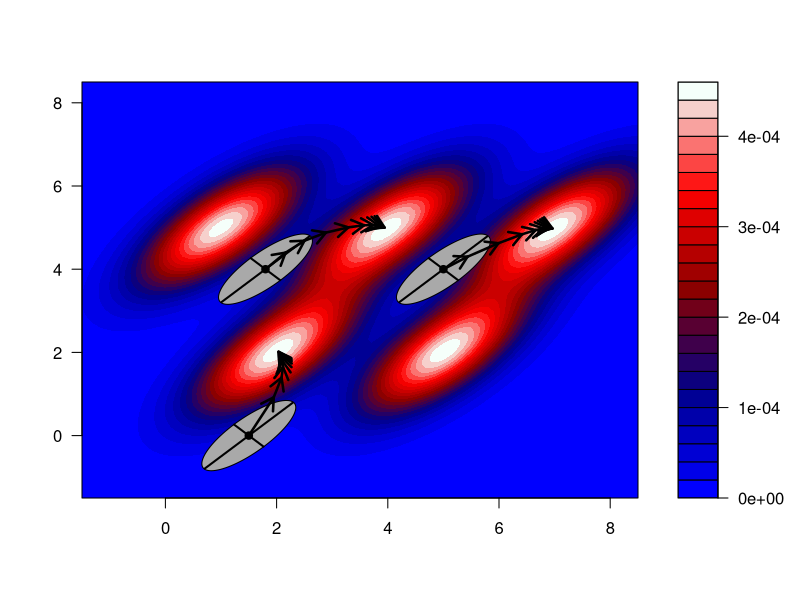

Generate this figure with R:
library(lattice)
library(mvtnorm)
library(numDeriv)
library(ellipse)
library(grDevices)

w_cov = matrix(c(1, 0.7, 0.7, 1), ncol = 2)
G = matrix(c(1, 0.8, 0.8, 1)/2, ncol = 2)
cov2cor(G)
W_bar = function(x) {
    log(
    dmvnorm(x, mean = c(4, 5), sigma = w_cov) + 
    dmvnorm(x, mean = c(1, 5), sigma = w_cov) + 
    dmvnorm(x, mean = c(2, 2), sigma = w_cov) + 
    dmvnorm(x, mean = c(7, 5), sigma = w_cov) + 
    dmvnorm(x, mean = c(5, 2), sigma = w_cov))
}
step = 0.1
x <- seq(-1.5, 8.5, step) ## valores para mu
y <- seq(-1.5, 8.5, step)
X <- as.matrix( expand.grid(x, y))
colnames(X) <- c("mu","var")
Z <- vector()
for(i in 1:nrow(X)){
  Z[i] <- W_bar(c(X[i,1], X[i,2]))
}
Z = exp(Z - log(sum(exp(Z))))
b <- matrix(Z, length(x))

grad = grad(W_bar, c(5, 5)) 
gen = 10
es = eigen(cov2cor(G))$values
v1 = sqrt(es[1])/1.2 * eigen(cov2cor(G))$vectors[,1]
v2 = sqrt(es[2])/1.2 * eigen(cov2cor(G))$vectors[,2]

mypallete = colorRampPalette(c('blue','darkblue', 'darkred','red',  'Mintcream'))
png("multipeaklandscape.png", width = 1000, height = 900)
filled.contour(x, y, z = b, color.palette = mypallete,
               plot.axes = { 
                 axis(1); 
                 axis(2);
                 current_gen = c(1.8,4)
                 polygon(ellipse(0.8, centre = current_gen, level = 0.3), col = "darkgray")
                 segments(current_gen[1] - v1[1], current_gen[2] - v1[2], 
                          current_gen[1] + v1[1], current_gen[2] + v1[2], lwd = 2) 
                 
                 segments(current_gen[1] - v2[1], current_gen[2] - v2[2], 
                          current_gen[1] + v2[1], current_gen[2] + v2[2], lwd = 2) 
                 
                 points(current_gen[1], current_gen[2], pch = 19)
                 for(i in 1:gen){
                   next_gen = current_gen + G%*%grad(W_bar, t(current_gen))
                   arrows(current_gen[1], current_gen[2], 
                          next_gen[1], next_gen[2], pch = 18, length = 0.14, lwd = 2.5)
                   current_gen = next_gen
                 }
                 current_gen = c(1.5,0)
                 polygon(ellipse(0.8, centre = current_gen, level = 0.3), col = "darkgray")
                 segments(current_gen[1] - v1[1], current_gen[2] - v1[2], 
                          current_gen[1] + v1[1], current_gen[2] + v1[2], lwd = 2) 
                 
                 segments(current_gen[1] - v2[1], current_gen[2] - v2[2], 
                          current_gen[1] + v2[1], current_gen[2] + v2[2], lwd = 2) 
                 points(current_gen[1], current_gen[2], pch = 19)
                 for(i in 1:gen){
                   next_gen = current_gen + G%*%grad(W_bar, t(current_gen))
                   arrows(current_gen[1], current_gen[2], 
                          next_gen[1], next_gen[2], pch = 18, length = 0.14, lwd = 2.5)
                   current_gen = next_gen
                 }
                 current_gen = c(5,4)
                 polygon(ellipse(0.8, centre = current_gen, level = 0.3), col = "darkgray")
                 segments(current_gen[1] - v1[1], current_gen[2] - v1[2], 
                          current_gen[1] + v1[1], current_gen[2] + v1[2], lwd = 2) 
                 
                 segments(current_gen[1] - v2[1], current_gen[2] - v2[2], 
                          current_gen[1] + v2[1], current_gen[2] + v2[2], lwd = 2) 
                 points(current_gen[1], current_gen[2], pch = 19)
                 for(i in 1:gen){
                   next_gen = current_gen + G%*%grad(W_bar, t(current_gen))
                   arrows(current_gen[1], current_gen[2], 
                          next_gen[1], next_gen[2], pch = 18, length = 0.14, lwd = 2.5)
                   current_gen = next_gen
                 }
               }
)
dev.off()
